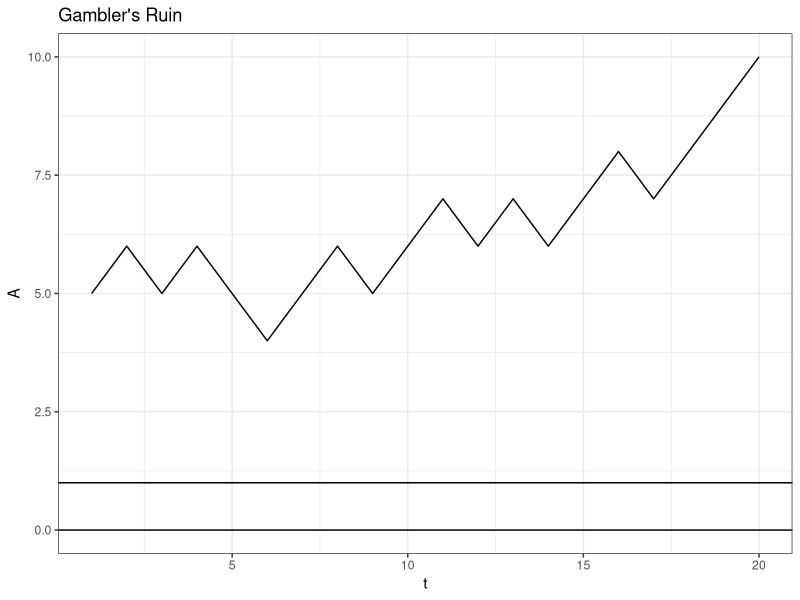

The R source for this figure: (Note: this script raises an error after producing the figure.)
library(data.table)
library(ggplot2)


set.seed(123)
FUN_ruin <- function(p, N, j) {
  
  # loop
  while (TRUE) {
    
    
    # break condition
    if (j[length(j)] == N || j[length(j)] == 0) {
      return(j)
    }
    
    # iterate
    const_play <- rbinom(1, 1, p)
    
    if (const_play == 1) {
      j <- c(j, j[length(j)] + 1)
    }
    
    if (const_play == 0) {
      j <- c(j, j[length(j)] - 1)
    }
  }
}

data <- data.table(A=FUN_ruin(p = 0.6, N = 10, j = 5))
data$t <- 1:nrow(data)
data
ggplot(data, aes(x = t, y = A)) +
  geom_line() +
  ggtitle("Gambler's Ruin") +
  theme_bw() + ylim(c(0, 10)) +
  geom_hline(yintercept = 0) +
  geom_hline(yintercept = 1)



#Winning Probability
FUN_ruinprob <- function(N, p, j) {
  
  # edge cases
  if (p == 0) {
    return(0)
  }
  
  if (p == 1) {
    return(1)
  }
  if (p == 1 / 2) {
    return(j / N)
  }
  
  q <- 1 - p
  return((1 - (q / p) ^ j) / (1 - (q / p) ^ N))
}

FUN_ruinprob(10,0.6,5)

#Expected Number Steps
set.seed(10)
FUN_ruinlength <- function(N, j, p) {
  
  # p = 1 / 2 case
  if (p == 1 / 2) {
    return(j * (N - j))
  }
  
  # other case
  q <- 1 - p
  c_2 <- N / ((q - p) * (1 - (q / p) ^ N))
  c_1 <- -c_2
  return(c_1 + c_2 * (q / p) ^ j + j / (q - p))
}


results <- replicate(FUN_ruin(N = 10, p = 0.6, j = 5), n = 1000)
results <- unlist(lapply(results, function(x) length(x) - 1))
results

# should match
mean(results); FUN_ruinlength(N, j, p)